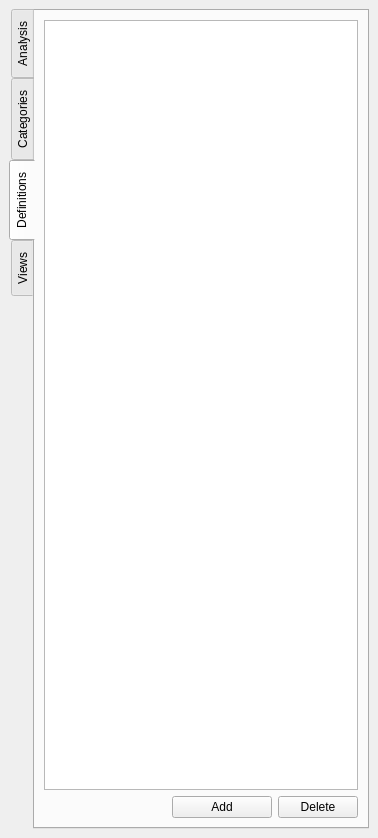
<?xml version="1.0" encoding="UTF-8"?>
<ui version="4.0">
 <class>AttributeBrowser</class>
 <widget class="QDockWidget" name="AttributeBrowser">
  <property name="geometry">
   <rect>
    <x>0</x>
    <y>0</y>
    <width>378</width>
    <height>838</height>
   </rect>
  </property>
  <property name="sizePolicy">
   <sizepolicy hsizetype="Expanding" vsizetype="Expanding">
    <horstretch>0</horstretch>
    <verstretch>0</verstretch>
   </sizepolicy>
  </property>
  <property name="allowedAreas">
   <set>Qt::AllDockWidgetAreas</set>
  </property>
  <property name="windowTitle">
   <string>Attribute Browser</string>
  </property>
  <widget class="QWidget" name="dockWidgetContents">
   <layout class="QHBoxLayout" name="horizontalLayout">
    <item>
     <widget class="QTabWidget" name="tabWidget">
      <property name="enabled">
       <bool>true</bool>
      </property>
      <property name="tabPosition">
       <enum>QTabWidget::West</enum>
      </property>
      <property name="currentIndex">
       <number>2</number>
      </property>
      <widget class="QWidget" name="wAnalysis">
       <property name="enabled">
        <bool>false</bool>
       </property>
       <property name="sizePolicy">
        <sizepolicy hsizetype="Expanding" vsizetype="Expanding">
         <horstretch>0</horstretch>
         <verstretch>0</verstretch>
        </sizepolicy>
       </property>
       <attribute name="title">
        <string>Analysis</string>
       </attribute>
       <layout class="QVBoxLayout" name="verticalLayout_3"/>
      </widget>
      <widget class="QWidget" name="wCategories">
       <property name="enabled">
        <bool>false</bool>
       </property>
       <attribute name="title">
        <string>Categories</string>
       </attribute>
      </widget>
      <widget class="QWidget" name="wDefinitions">
       <attribute name="title">
        <string>Definitions</string>
       </attribute>
       <layout class="QVBoxLayout" name="verticalLayout">
        <item>
         <widget class="AttDefTreeView" name="viewDefinitions"/>
        </item>
        <item>
         <layout class="QHBoxLayout" name="horizontalLayout_2">
          <item>
           <spacer name="horizontalSpacer">
            <property name="orientation">
             <enum>Qt::Horizontal</enum>
            </property>
            <property name="sizeHint" stdset="0">
             <size>
              <width>40</width>
              <height>20</height>
             </size>
            </property>
           </spacer>
          </item>
          <item>
           <widget class="QPushButton" name="pbAddDefinition">
            <property name="minimumSize">
             <size>
              <width>100</width>
              <height>0</height>
             </size>
            </property>
            <property name="maximumSize">
             <size>
              <width>100</width>
              <height>16777215</height>
             </size>
            </property>
            <property name="text">
             <string>Add</string>
            </property>
           </widget>
          </item>
          <item>
           <widget class="QPushButton" name="pbDelDefinition">
            <property name="maximumSize">
             <size>
              <width>100</width>
              <height>16777215</height>
             </size>
            </property>
            <property name="text">
             <string>Delete</string>
            </property>
           </widget>
          </item>
         </layout>
        </item>
       </layout>
      </widget>
      <widget class="QWidget" name="wViews">
       <property name="enabled">
        <bool>false</bool>
       </property>
       <attribute name="title">
        <string>Views</string>
       </attribute>
      </widget>
     </widget>
    </item>
   </layout>
  </widget>
 </widget>
 <customwidgets>
  <customwidget>
   <class>AttDefTreeView</class>
   <extends>QTreeView</extends>
   <header>AttDefTreeView.h</header>
  </customwidget>
 </customwidgets>
 <resources/>
 <connections/>
</ui>
